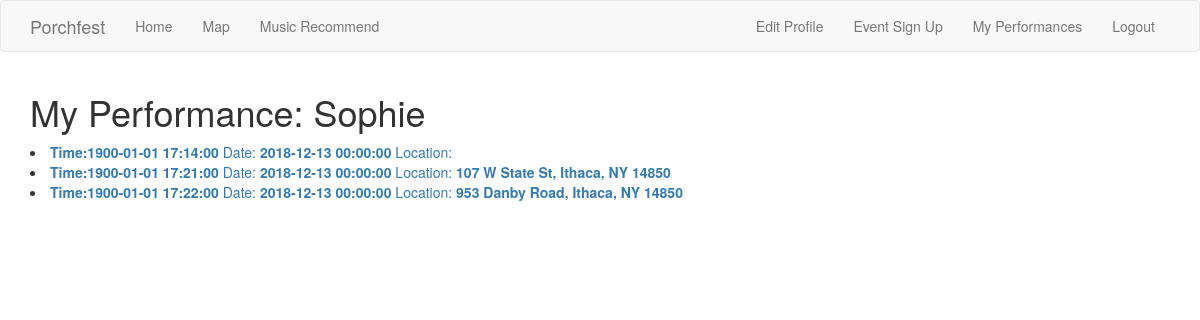
The page /my_performances/ (signed in) on the database its author committed.
### app/models.py (models this page shows, shortened)
class Artist(UserMixin, db.Model):
    id = db.Column(db.Integer, primary_key=True)
    artistName = db.Column(db.String(64), index=True, unique=True)
    bio = db.Column(db.String(600))
    genre = db.Column(db.String)
    artistPerformances= db.relationship('ArtistToPerformance')
    email = db.Column(db.String(120), index=True, unique=True)
    password_hash = db.Column(db.String(128))

class ArtistToPerformance(db.Model):
    artistID = db.Column(db.Integer, db.ForeignKey('artist.id'),  primary_key=True)
    performanceID = db.Column(db.Integer, db.ForeignKey('performance.id'), primary_key=True)
    artist = db.relationship('Artist')
    performance = db.relationship('Performance')

class Performance(db.Model):
    id = db.Column(db.Integer, primary_key=True)
    time = db.Column(db.DateTime, index=True)
    date = db.Column(db.DateTime, index=True)
    locationId = db.Column(db.Integer, db.ForeignKey('location.id'))
    artistPerformances = db.relationship('ArtistToPerformance')
    performanceloc = db.relationship('Location')

class Location(db.Model):
    id = db.Column(db.Integer, primary_key=True)
    name=db.Column(db.String, index=True)
    long = db.Column(db.Float, index=True)
    lat = db.Column(db.Float, index=True)
    performance=db.relationship('Performance')

### app/routes.py (the view)
@app.route('/my_performances/', methods=['GET', 'POST'])
@login_required
def my_performances():
    events = current_user.artistPerformances
    artperf = ArtistToPerformance.query.filter_by(artistID=current_user.id).first()
    perf = Performance.query.filter_by(id=artperf.performanceID).all()
    return render_template('my_performances.html', artist=current_user, event_list=events, location=perf)

### app/models.py (called while the page is built)
@login.user_loader
def load_user(id):
    return Artist.query.get(int(id))

### app/templates/my_performances.html
{% extends "base.html" %}
{% import 'bootstrap/wtf.html' as wtf %}
{% block app_content %}
<h1>My Performance: {{ artist.artistName }}</h1>
    {% for x in event_list %}
        <li><a href="{{ url_for('performance_edit', performance=x.performance.id) }}"><b>Time:{{x.performance.time }}</b> Date:  <b>{{ x.performance.date }}</b> Location: <b>{{ x.performance.performanceloc.name }}</b></a></li>
       {% endfor %}
{% endblock %}

### app/templates/base.html (shortened to what this page needs)
{% extends 'bootstrap/base.html' %}
{% block navbar %}
    <nav class="navbar navbar-default">
        <div class="container">
            <div class="navbar-header">
                <a class="navbar-brand" href="/index">Porchfest</a>
            </div>
            <div class="collapse navbar-collapse" id="bs-example-navbar-collapse-1">
                <ul class="nav navbar-nav">
                    <li><a href="/index">Home</a></li>
                    <li> <a href="/map">Map</a></li>
                    <li> <a href="/music_recommend">Music Recommend</a></li>
                </ul>
                <ul class="nav navbar-nav navbar-right">
                    {% if current_user.is_anonymous %}
                        <li> <a href="/login">Login</a></li>
                    {% else %}
                        <li><a href="/edit_profile">Edit Profile</a></li>
                         <li> <a href="/event_sign_up">Event Sign Up</a></li>
                        <li> <a href="/my_performances">My Performances</a></li>
                        <li><a href="/logout">Logout</a></li>
                    {% endif %}
                </ul>
            </div>
        </div>
    </nav>
{% endblock %}
{% block content %}
    <div class="container">
        {% block app_content %}{% endblock %}
    </div>
{% endblock %}

### rows shown on the page
Artist: artistName "Sophie"
ArtistToPerformance: performance.time "1900-01-01 17:14:00", performance "2018-12-13 00:00:00"
ArtistToPerformance: performance.time "1900-01-01 17:21:00", performance "2018-12-13 00:00:00", performance.performanceloc.name "107 W State St, Ithaca, NY 14850"
ArtistToPerformance: performance.time "1900-01-01 17:22:00", performance "2018-12-13 00:00:00", performance.performanceloc.name "953 Danby Road, Ithaca, NY 14850"
